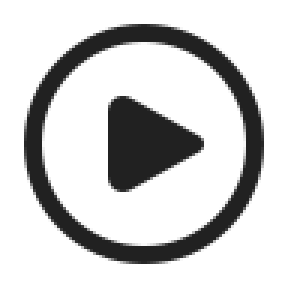
#> input picture polyhost/res/overlay_sources/photocraft/icons/actions.png, 96 x 96 px, given in place of _pane1.png, which was not available (shown 3 times larger)
$ python fetch_icons.py
#> lines starting #> are read from the running program, lines starting #| are printed output that depends on the picture; after the words box and inside, x2 and y2 are one past the last pixel; in counts of white or black regions, pixels touching at a corner belong together
### polyhost/res/overlay_sources/icon_fetch.py
#!/usr/bin/env python3
"""Shared fetch/render step for per-app `fetch_icons.py` scripts.

Every app overlay sources most of its glyphs from **Microsoft Fluent UI System
Icons (MIT)** — the house style. Before the 2026-08 batch each app inlined the
same dozen lines of urllib+cairosvg; this factors that out so a per-app
`fetch_icons.py` is a declarative `{filename: "Fluent Folder Name"}` map.

Two conveniences that matter in practice:

* **Size fallback.** Not every Fluent glyph ships a 24px cut (`Arrow Enter` is
  20px-only, `Arrow Step Over` likewise). Passing just the folder name tries
  24/20/28/32/16 and takes the first that exists, so a name that "doesn't work"
  at 24 no longer has to be hand-specified. Pass a full
  `Folder/SVG/ic_fluent_..._24_regular.svg` path to pin one exactly.
* **Retry with backoff.** raw.githubusercontent.com intermittently 403s under
  the session network policy; a single failure is not "the icon is unavailable".
* **Material Symbols fallback.** Fluent has real gaps. A spec of the form
  `ms:<name>` fetches Google Material Symbols (Apache-2.0) instead, and a bare
  Fluent folder name that 404s at every size is retried there before giving up.
  Prefer the explicit form: Material's vocabulary is its own, so the automatic
  pass only ever helps where the two sets already agree on a name.

    from polyhost.res.overlay_sources import icon_fetch
    icon_fetch.fluent({"save": "Save", "undo": "Arrow Undo",
                       "bw": "ms:filter_b_and_w"}, out_dir)
"""
from __future__ import annotations

import time
import urllib.error
import urllib.parse
import urllib.request
from pathlib import Path

import cairosvg

from polyhost.res.overlay_sources import material_symbols

RENDER_PX = 96
# Pinned to one commit of microsoft/fluentui-system-icons (main on 2026-11-15), so a
# later fetch returns the same drawing. To take newer glyphs, change the commit and
# run the fetch script of every set that uses a Fluent icon through this module.
FLUENT_COMMIT = "67e6dec1ee956af3ab4c746a2b3bb6a2e5520a44"
RAW = "https://raw.githubusercontent.com/microsoft/fluentui-system-icons/" + FLUENT_COMMIT + "/assets/{}"
SIZES = (24, 20, 28, 32, 16)
# Material Symbols (Apache-2.0) is the documented backup source. GPLv3 is
# Apache-2.0-compatible; under the project's old GPLv2 it would not have been.
MS_PREFIX = "ms:"
MS_WEIGHT = 300


def _snake(folder: str) -> str:
    return folder.lower().replace(" ", "_").replace("-", "_")


def _get(url: str, tries: int = 4) -> bytes:
    last: Exception | None = None
    for i in range(tries):
        try:
            req = urllib.request.Request(url, headers={"User-Agent": "polykybd"})
            return urllib.request.urlopen(req, timeout=30).read()
        except urllib.error.HTTPError as e:
            if e.code == 404:
                raise
            last = e
        except Exception as e:  # transient DNS/TLS/proxy hiccup
            last = e
        time.sleep(2 ** i)
    raise RuntimeError(f"GET {url} failed after {tries} tries: {last}")


def _fetch_fluent_svg(spec: str) -> tuple[bytes, str]:
    """`spec` is either a full asset path or a Fluent folder name."""
    if "/" in spec:
        candidates = [spec]
    else:
        candidates = [f"{spec}/SVG/ic_fluent_{_snake(spec)}_{s}_regular.svg" for s in SIZES]
    for asset in candidates:
        enc = "/".join(urllib.parse.quote(s) for s in asset.split("/"))
        try:
            return _get(RAW.format(enc)), asset
        except urllib.error.HTTPError as e:
            if e.code != 404:
                raise
    raise FileNotFoundError(f"no Fluent asset for {spec!r} (tried sizes {SIZES})")


# [13 lines left out: function _fetch_material_svg, not called in this run]


def _fetch_svg(spec: str) -> tuple[bytes, str, str]:
    """Resolve one spec to (svg, asset, source).

    Fluent (MIT) is the house style and is tried first. Two ways to reach
    Material Symbols (Apache-2.0) when it has no match:

    * **`"ms:content_cut"`** -- explicit, and the one to prefer. Material's
      vocabulary is its own (`undo`, not `Arrow Undo`; `groups`, not
      `People Team`), so naming the glyph is how you get the RIGHT one.
    * **automatically**, as a last resort: the Fluent folder name is snake-cased
      and tried in Material before giving up.

    ⚠️ The automatic pass is a courtesy, not a substitute for the explicit form.
    It can only succeed where the two sets happen to agree on a name, which for
    a multi-word Fluent folder is essentially never -- `full_screen_maximize`
    and `people_team` do not exist in Material, so the miss is still a miss and
    the error names both sources. Where a bare name DOES resolve in both
    (`search`, `settings`, `calendar`), the concept agrees too, which is what
    makes the attempt safe rather than a coin flip on meaning.
    """
    if spec.startswith(MS_PREFIX):
        svg, asset = _fetch_material_svg(spec[len(MS_PREFIX):])
        return svg, asset, "material-symbols"
    try:
        svg, asset = _fetch_fluent_svg(spec)
        return svg, asset, "ms-fluent"
    except FileNotFoundError as fluent_err:
        if "/" in spec:
            raise
        try:
            svg, asset = _fetch_material_svg(_snake(spec))
        except FileNotFoundError:
            raise FileNotFoundError(
                f"{fluent_err}; and no Material Symbol named "
                f"{_snake(spec)!r}. Pick a name at "
                f"https://fonts.google.com/icons and pass it as "
                f"'{MS_PREFIX}<name>'.") from fluent_err
        return svg, asset, "material-symbols"


def fluent(mapping: dict[str, str], out_dir: Path, render_px: int = RENDER_PX) -> int:
    """Render `{filename_stem: spec}` into `out_dir` as RGBA PNGs.

    A spec is a Fluent folder name, a full Fluent asset path, or
    `"ms:<material_name>"`. The printed line names the source the glyph really
    came from -- record that, with its licence, in the app's `SOURCES.md`.
    """
#> called with render_px = 96
    out_dir.mkdir(parents=True, exist_ok=True)
    for stem, spec in mapping.items():
        svg, asset, source = _fetch_svg(spec)
        png = cairosvg.svg2png(bytestring=svg, output_width=render_px, output_height=render_px)
        (out_dir / f"{stem}.png").write_bytes(png)
        label = asset if source == "material-symbols" else asset.split("/")[0]
        print(f"  {stem}.png  <- {source}/{label}")
#> (the call stopped at in _get, `return urllib.request.urlopen(req, timeout=30).read()`: the network is not available in this run)
#> the loop in main, `for name, text in TEXT.items():` made 2 passes
#> (l in _text_icon, t in _text_icon, r in _text_icon, b in _text_icon) on passes 1 to 2: (0, 21, 71, 55), (0, 10, 71, 69)
#> pass 1, in _text_icon, `img.save(path)`:
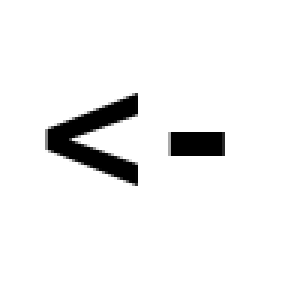
#> saved as assign.png: PIL image 96x96 RGB (shown 3 times larger); min 0, max 255, mean 240.3
#> in _canvas, `m = Image.new("L", (u, u), 0)`: m: PIL image 384x384 L; every value is 0
#> in tagged, `u, m, d = _canvas()`: u = 384
    return len(mapping)


# [18 lines left out: function borrow, not called in this run]

### polyhost/res/overlay_sources/action_variants.py
#!/usr/bin/env python3
"""Variants of one icon for keys that do a related but different action.

Maintainer's rule (2026-11-15): two keys of one app share an image only when
they do the same thing. "Next channel" and "Previous channel", "Paste" and
"Paste special", "Close tab" and "Close tab, select other side" are different
actions, so each needs its own picture. These helpers make that picture from
the icon the first key already uses, so the family still reads as one:

* ``arrowed``  -- the icon in the lower left, a solid triangle at the top right
  (``up``, ``down``, ``left``, ``right``). The geometry of the Eclipse and Zed
  ``_badge`` helpers, so these read as one family with those.
* ``tagged``   -- the icon in the upper left, a short bold word at the bottom
  right ("ALL", "BG", "PDF").
* ``combined`` -- the icon in the upper left, a second icon at the lower right
  on a cleared margin.
* ``mirrored`` -- the icon flipped left to right.
* ``flipped``  -- the icon flipped top to bottom.

Every output is WHITE on transparent at ``PX`` px, drawn at ``SS`` times and
reduced with LANCZOS, so a spec in ``mode: auto`` lights the opaque pixels. The
base may be dark art (Fluent, Material) or light art (the reclaimed drawings):
``_ink`` reads either.

The callers guard each output (``guarded``), so a hand edit survives a re-run.
To redraw one, delete its PNG first.
"""
from __future__ import annotations

from pathlib import Path

import numpy as np
from PIL import Image, ImageDraw, ImageFont, ImageOps

PX = 96
SS = 4
BOLD = "/usr/share/fonts/truetype/liberation/LiberationSans-Bold.ttf"


def _ink(path: Path) -> Image.Image:
    """The ink of an icon as an L mask at its own size, cropped to its box.

    Dark art on transparent: alpha times darkness. Light art on transparent:
    alpha. An opaque icon: darkness."""
    im = Image.open(path).convert("RGBA")
#> im is the input picture: PIL image 96x96 RGBA; mean R, G, B, A 8.4, 8.4, 8.4, 56.4
    arr = np.asarray(im).astype(np.float32)
    alpha = arr[..., 3]
    luma = arr[..., :3] @ np.array([0.2989, 0.5870, 0.1140], np.float32)
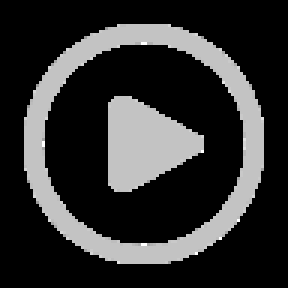
#> luma: shape (96, 96) float32 (shown 3 times larger); min 0, max 43, mean 8.4; drawn with min black and max white
    if alpha.min() >= 250:
        ink = 255.0 - luma
    else:
        on = alpha > 127
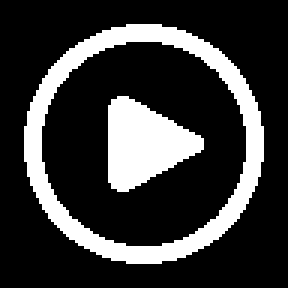
#> on: shape (96, 96) bool (shown 3 times larger); 22.1% white; 2 white regions, box (x1, y1, x2, y2) and area: (8, 8, 88, 88) 1388, (36, 32, 68, 64) 648
        dark = on.any() and float(luma[on].mean()) < 128
#> dark = True
        ink = alpha * (1.0 - luma / 255.0) if dark else alpha
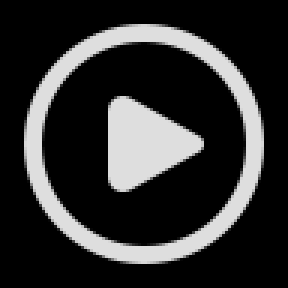
#> ink: shape (96, 96) float32 (shown 3 times larger); min 0, max 222, mean 49.1
    m = Image.fromarray(np.clip(ink, 0, 255).astype(np.uint8), "L")
#> m: PIL image 96x96 L
    box = m.getbbox()
#> box = (8, 8, 88, 88)
    return m.crop(box) if box else m


def _fit(path: Path, box: int) -> Image.Image:
    ink = _ink(path)
    k = box / max(ink.size)
#> k = 3.16
    return ink.resize((max(1, round(ink.width * k)), max(1, round(ink.height * k))),
                      Image.LANCZOS)
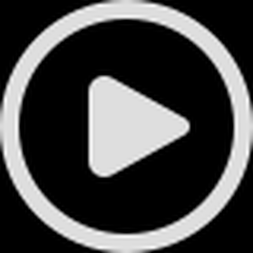
#> returned value: PIL image 253x253 L; min 0, max 250, mean 71.2


def _canvas():
    u = PX * SS
    m = Image.new("L", (u, u), 0)
    return u, m, ImageDraw.Draw(m)


def _save(m: Image.Image, path: Path) -> None:
    a = m.resize((PX, PX), Image.LANCZOS)
    white = Image.new("L", (PX, PX), 255)
    Image.merge("RGBA", (white, white, white, a)).save(path)


# [13 lines left out: function arrowed, not called in this run]


def tagged(base: Path, path: Path, text: str) -> None:
    """``base`` in the upper left, ``text`` in bold at the bottom right on a
    cleared margin. The font size is fixed, so every tag of a family has the
    same letter height."""
    u, m, d = _canvas()
    g = _fit(base, int(u * 0.66))
    m.paste(g, (0, 0))
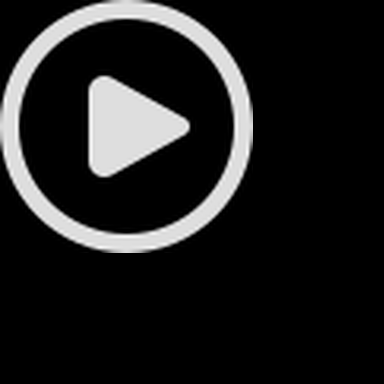
#> m: PIL image 384x384 L; min 0, max 250, mean 30.9
    font = ImageFont.truetype(BOLD, int(u * (0.42 if len(text) <= 2 else 0.34)))
    l, t, r, b = d.textbbox((0, 0), text, font=font, anchor="rb")
#> l = -90; t = -111; r = 0; b = 0
    w, h = r - l, b - t
#> w = 90; h = 111
    pad = int(u * 0.05)
#> pad = 19
    d.rectangle([u - w - 2 * pad, u - h - 2 * pad, u, u], fill=0)
    d.text((u, u), text, font=font, fill=255, anchor="rb")
    _save(m, path)
#> in _save, `white = Image.new("L", (PX, PX), 255)`: white: PIL image 96x96 L; every value is 255
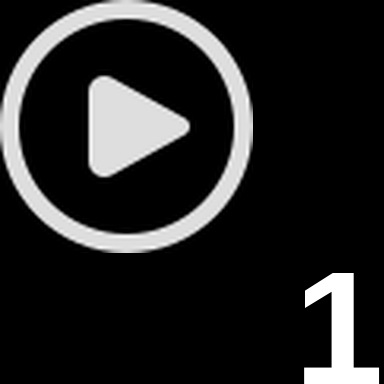
#> m: PIL image 384x384 L; min 0, max 255, mean 37.5


# [28 lines left out: functions combined, mirrored, flipped, not called in this run]


def guarded(path: Path, draw, what: str) -> None:
    """Run ``draw(path)`` only when ``path`` does not exist yet."""
    if path.exists():
        print(f"  {path.name}  <- committed asset (left as-is)")
    else:
        draw(path)
        print(f"  {path.name}  <- {what}")


def make(out: Path, table: dict) -> None:
    """Draw every entry of ``table`` into ``out``, guarded.

    ``table`` maps an output name to ``("arrow", base, direction)``,
    ``("tag", base, text)``, ``("combine", base, badge)``, ``("mirror", base)``
    or ``("flip", base)``. Names are file names in ``out``; a base may be a
    path relative to ``out``."""
    for name, spec in table.items():
        kind, base, *rest = spec
        b = out / base
        if kind == "arrow":
            guarded(out / name, lambda p, b=b, r=rest: arrowed(b, p, r[0]), f"{base} + {rest[0]} arrow")
        elif kind == "tag":
            guarded(out / name, lambda p, b=b, r=rest: tagged(b, p, r[0]), f"{base} + '{rest[0]}'")
        elif kind == "combine":
            guarded(out / name, lambda p, b=b, r=rest: combined(b, out / r[0], p), f"{base} + {rest[0]}")
        elif kind == "mirror":
            guarded(out / name, lambda p, b=b: mirrored(b, p), f"{base} mirrored")
        elif kind == "flip":
            guarded(out / name, lambda p, b=b: flipped(b, p), f"{base} flipped")
        else:
            raise ValueError(kind)
#> pass 2 of the loop in make, `for name, spec in table.items():`:
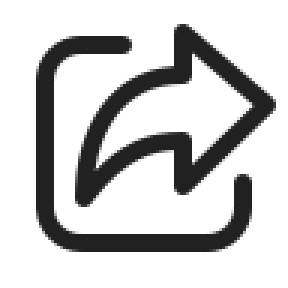
#> input picture polyhost/res/overlay_sources/photocraft/icons/exportas.png, 96 x 96 px, given in place of _pane2.png, which was not available (shown 3 times larger)
#> in _ink, im is the input picture: PIL image 96x96 RGBA; mean R, G, B, A 8.7, 8.7, 8.7, 60.3
#> in _ink (call 2), `on = alpha > 127`:
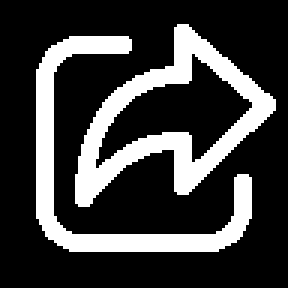
#> on: shape (96, 96) bool (shown 3 times larger); 23.8% white; 2 white regions, box (x1, y1, x2, y2) and area: (25, 8, 92, 69) 1192, (12, 12, 84, 84) 1006
#> box = (12, 8, 92, 84)
#> in tagged (call 2), `l, t, r, b = d.textbbox((0, 0), text, font=font, anchor="rb")`: t = -112
#> h = 112
#> in tagged (call 2), `_save(m, path)`:
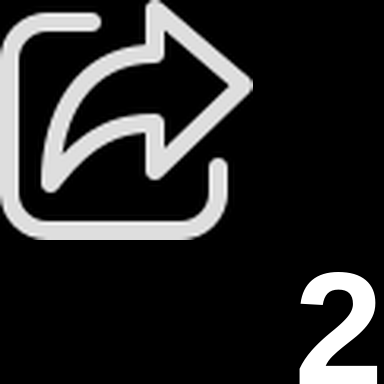
#> m: PIL image 384x384 L; min 0, max 255, mean 41.2

### polyhost/res/overlay_sources/rstudio/fetch_icons.py
#!/usr/bin/env python3
"""Fetch + render the RStudio shortcut icons (reproducible).

Glyphs are Microsoft Fluent UI System Icons (MIT), with Material Symbols
(Apache-2.0) where Fluent has none (`ms:` entries). The pane-zoom keys are
numbered glyphs from `../number_badge.py`, and the two operator keys show the
operator they type (`TEXT`). The ESC mark is the RStudio logo
from Simple Icons (`rstudioide`, CC0 artwork; nominative use, see
`../brand_marks.py`).

    pip install cairosvg
    python polyhost/res/overlay_sources/rstudio/fetch_icons.py
"""
from __future__ import annotations

import os
import sys
from pathlib import Path

sys.path.insert(0, str(Path(__file__).resolve().parents[4]))

from PIL import Image, ImageDraw, ImageFont  # noqa: E402

from polyhost.res.overlay_sources import action_variants, brand_marks, icon_fetch, number_badge  # noqa: E402

# A bold monospace font for the two operator icons. Set RSTUDIO_ICON_FONT to a
# .ttf to use another one; otherwise the first of these that exists is used.
MONO_CANDIDATES = (
    os.environ.get("RSTUDIO_ICON_FONT", ""),
    "/usr/share/fonts/truetype/dejavu/DejaVuSansMono-Bold.ttf",      # Debian, Ubuntu
    "/usr/share/fonts/dejavu-sans-mono-fonts/DejaVuSansMono-Bold.ttf",  # Fedora
    "/Library/Fonts/DejaVuSansMono-Bold.ttf",                        # macOS, if installed
    "C:/Windows/Fonts/consolab.ttf",                                 # Windows: Consolas Bold
)


def _mono_font() -> str:
    for path in MONO_CANDIDATES:
        if path and Path(path).is_file():
            return path
    raise SystemExit("No bold monospace font found for the <- and |> icons. "
                     "Install DejaVu Sans Mono or set RSTUDIO_ICON_FONT to a .ttf file.")
# The two operator keys show the operator they type.
TEXT = {"assign": "<-", "pipe": "|>"}


def _text_icon(path: Path, text: str, px: int = 96) -> None:
    """`text` in black on white, centred, as wide as the cell allows."""
    img = Image.new("RGB", (px, px), "white")
    d = ImageDraw.Draw(img)
    font = ImageFont.truetype(_mono_font(), int(px * 0.62))
    l, t, r, b = d.textbbox((0, 0), text, font=font)
    d.text(((px - (r - l)) / 2 - l, (px - (b - t)) / 2 - t), text, font=font, fill="black")
    img.save(path)

FLUENT = {
    # general
    "palette": "Apps List Detail",
    "shortcuts": "Keyboard",
    "gotofile": "ms:manage_search",
    "setwd": "Folder Arrow Right",
    "clearconsole": "ms:clear_all",
    "terminal": "Window Console",
    "newterminal": "ms:add_to_queue",
    "restart": "Arrow Clockwise",
    # documents
    "newscript": "Document Add",
    "saveall": "Save Multiple",
    "closeall": "ms:tab_close",
    "outline": "ms:toc",
    "knit": "ms:article",
    "insertchunk": "ms:add_box",
    "insertsection": "ms:splitscreen_bottom",
    # run
    "runline": "Play",
    "runretain": "Play Circle",
    "rerun": "ms:replay",
    "runall": "ms:fast_forward",
    "runtoline": "ms:vertical_align_top",
    "runfromline": "ms:vertical_align_bottom",
    "runfunction": "ms:function",
    "runsection": "ms:play_lesson",
    "runchunk": "ms:play_arrow",
    "nextchunk": "ms:skip_next",
    "sourcefile": "Document Arrow Right",
    "sourcedoc": "ms:input",
    "sourceecho": "ms:subtitles",
    "toterminal": "ms:terminal",
    # navigate
    "fold": "ms:unfold_less",
    "unfold": "ms:unfold_more",
    "foldall": "ms:unfold_less_double",
    "unfoldall": "ms:unfold_more_double",
    "gotoline": "ms:format_list_numbered",
    "jumpto": "ms:jump_to_element",
    "nextsection": "ms:keyboard_double_arrow_down",
    "prevsection": "ms:keyboard_double_arrow_up",
    "switchtab": "ms:tab",
    "prevtab": "ms:keyboard_tab_rtl",
    "nexttab": "ms:keyboard_tab",
    "firsttab": "ms:first_page",
    "lasttab": "ms:last_page",
    "navback": "Arrow Left",
    "navfwd": "Arrow Right",
    "matchbrace": "ms:data_object",
    # edit
    "expandsel": "ms:expand_content",
    "shrinksel": "ms:collapse_content",
    "cursorup": "ms:text_select_jump_to_beginning",
    "cursordown": "ms:text_select_jump_to_end",
    "lineup": "ms:move_up",
    "linedown": "ms:move_down",
    "copyup": "ms:arrow_upward",
    "copydown": "ms:arrow_downward",
    "deleteline": "Delete Lines",
    "comment": "ms:code_off",
    "reflow": "ms:wrap_text",
    "reindent": "ms:format_indent_increase",
    "reformat": "ms:format_align_left",
    "extractfn": "ms:call_split",
    "extractvar": "Braces Variable",
    "rename": "Rename",
    "roxygen": "ms:description",
    "pasteindent": "ms:content_paste_go",
    # find
    "findnext": "Chevron Down",
    "findprev": "Chevron Up",
    "usesel": "ms:text_select_start",
    "replacefind": "ms:find_replace",
    "findinfiles": "Document Search",
    "spell": "ms:spellcheck",
    "help": "Question Circle",
    "showsource": "Code",
    # build
    "installrestart": "ms:install_desktop",
    "loadall": "ms:upload",
    "testpkg": "ms:science",
    "checkpkg": "ms:checklist",
    "docpkg": "ms:menu_book",
    # debug
    "breakpoint": "ms:radio_button_checked",
    "stepover": "ms:step_over",
    "stepinto": "ms:step_into",
    "stepout": "ms:step_out",
    "continue": "ms:resume",
    "stopdebug": "ms:stop_circle",
    # plots, git
    "prevplot": "ms:arrow_back_ios",
    "nextplot": "ms:arrow_forward_ios",
    "gitdiff": "ms:difference",
    "gitcommit": "ms:commit",
    # panes (Ctrl+1..9): the pane glyph; VARIANTS adds the digit
    "_pane1": "Code",
    "_pane2": "Window Console",
    "_pane3": "Question Circle",
    "_pane4": "History",
    "_pane5": "Folder",
    "_pane6": "Data Line",
    "_pane7": "Box",
    "_pane8": "ms:data_table",
    "_pane9": "ms:preview",
    "_zoombase": "ms:fullscreen",
}


# Different actions that start from one icon: each gets its own picture
# (one icon per action, maintainer 2026-11-15). See action_variants.py.
VARIANTS = {
    "pane1.png": ("tag", "_pane1.png", "1"),
    "pane2.png": ("tag", "_pane2.png", "2"),
    "pane3.png": ("tag", "_pane3.png", "3"),
    "pane4.png": ("tag", "_pane4.png", "4"),
    "pane5.png": ("tag", "_pane5.png", "5"),
    "pane6.png": ("tag", "_pane6.png", "6"),
    "pane7.png": ("tag", "_pane7.png", "7"),
    "pane8.png": ("tag", "_pane8.png", "8"),
    "pane9.png": ("tag", "_pane9.png", "9"),
}


def main() -> int:
    out = Path(__file__).resolve().parent / "icons"
    out.mkdir(parents=True, exist_ok=True)
    icon_fetch.fluent(FLUENT, out)
    number_badge.numbered(out / "_zoombase.png", "123456789", out, "zoom",
                          size=0.42, centre=(0.50, 0.50))
    for name, text in TEXT.items():
        _text_icon(out / f"{name}.png", text)
        print(f"  {name}.png  <- text {text!r} (DejaVu Sans Mono Bold)")
    brand_marks.ensure(out / "rstudio.png", "rstudioide")
    print(f"Wrote icons to {out}")
    action_variants.make(out, VARIANTS)
    return 0


if __name__ == "__main__":
#> (the run stopped early here; a loop or call above may not have finished)
